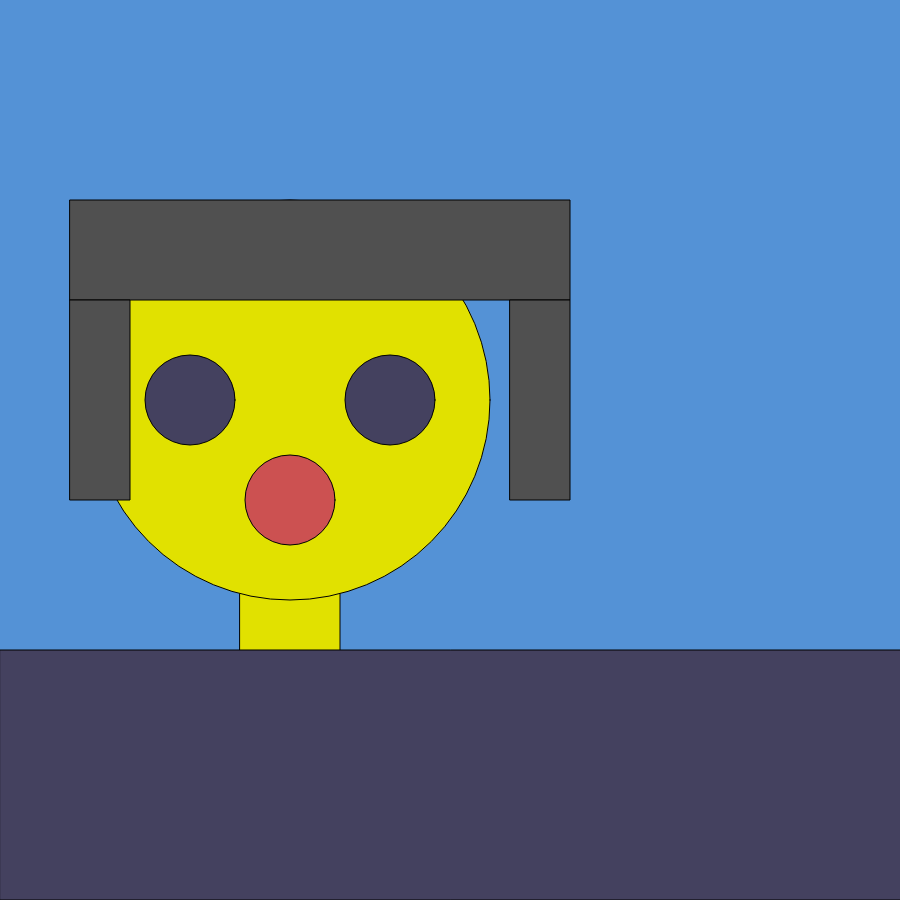
Frame 1 (no input)
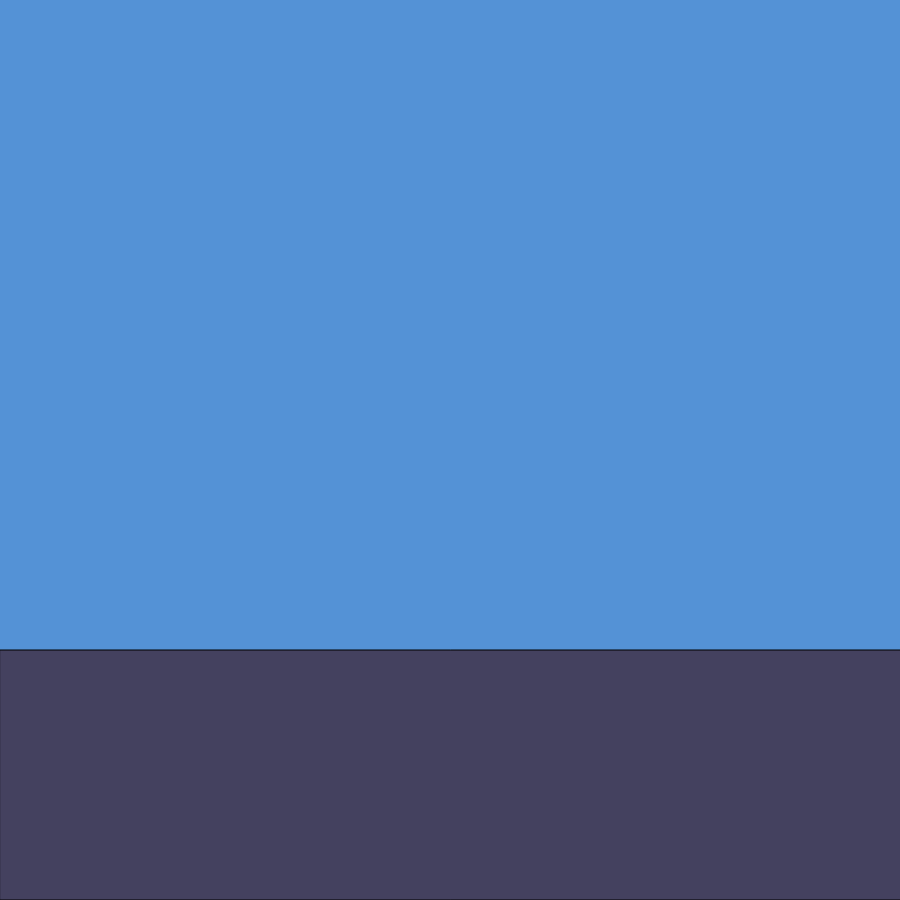
Frame 60 (no input)
Frame 120 (the mouse pressed at the canvas centre since frame 60): identical to frame 60, image omitted

The p5.js sketch that drew these frames (run headless with seeded random() and noise() and a simulated clock; from frame 60 on, the mouse is pressed at the canvas centre):

// p5.js sketch
// ── sketch.js
var offset=0;
function setup() {
  createCanvas(900,900);
}
offset=offset+10

function draw() {
  background(220);
background('#5492D6');
  
fill(225,225,0)
rect(250-offset,550,100,125)
  ellipse(300-offset,400,400,400)
  fill('#44415F')
  rect(0,650,6000, 250)
  ellipse(200-offset,400,90)
  ellipse(400-offset,400,90)
  fill('#CC5151')
ellipse(300-offset,500,90)
  fill(80)
  rect(60+offset,200,500,100)
  rect(60+offset,300,60,200)
  rect(500+offset ,300,60,200)

  offset=offset+20
}
